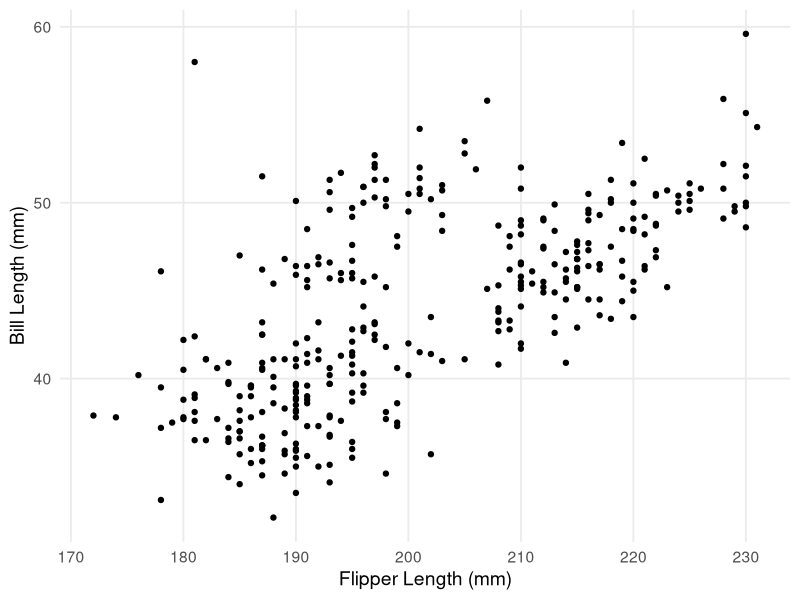
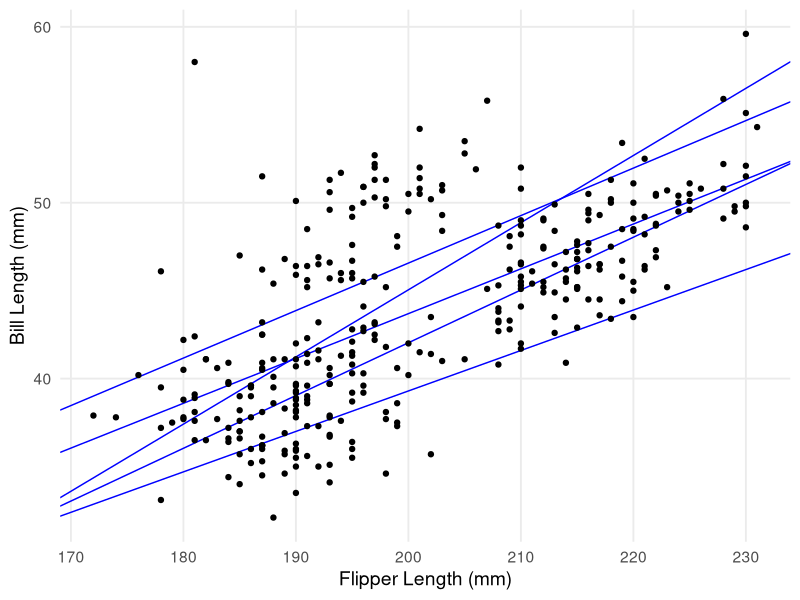
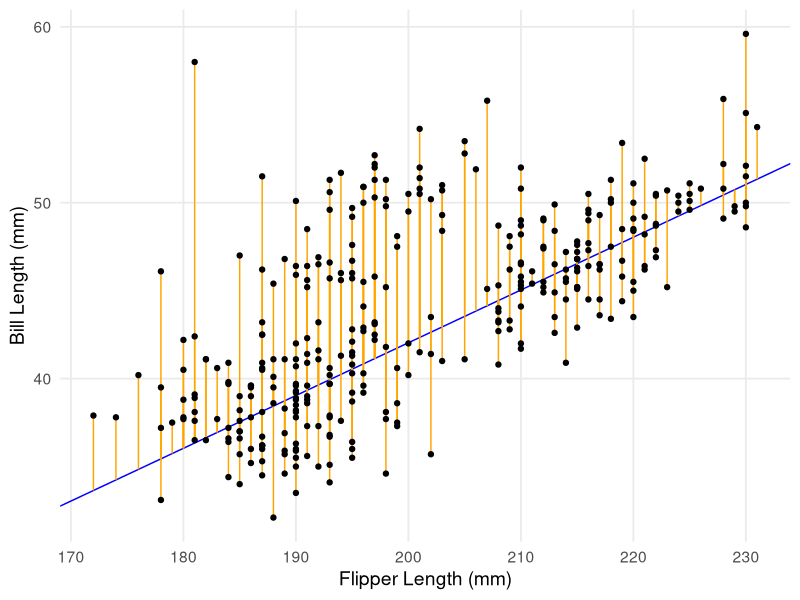

The R script that drew these images, in order:
## ---- chunk 1
knitr::opts_chunk$set(echo = TRUE, warning = FALSE, message = FALSE)
## ---- chunk 2
library(ggplot2)
library(patchwork)

theme_set(
  theme_minimal(base_size = 14) +
    theme(panel.grid.minor = element_blank())
)
## ---- chunk 3
library(tidyverse)
library(palmerpenguins)

ggplot(data = penguins, aes(x = flipper_length_mm, y = bill_length_mm)) +
  geom_point() +
  labs(x = "Flipper Length (mm)", y = "Bill Length (mm)")
## ---- chunk 4
ggplot(penguins, aes(x = flipper_length_mm, y = bill_length_mm)) +
  geom_abline(slope = c(0.2548, .27, 0.23, .3818, 0.3), intercept = c(-7.2649, -7.43, -6.7, -31.31, -17.96), color = "blue") +
  geom_point() +
  labs(x = "Flipper Length (mm)", y = "Bill Length (mm)")
## ---- chunk 5
ggplot(penguins, aes(x = flipper_length_mm, y = bill_length_mm)) +
  geom_abline(slope = 0.3, intercept = -17.96, color = "blue") +
  geom_segment(aes(y = (-17.96 + 0.3 * flipper_length_mm), yend = bill_length_mm, x = flipper_length_mm, xend = flipper_length_mm), color = "orange") +
  geom_point() +
  labs(x = "Flipper Length (mm)", y = "Bill Length (mm)")
